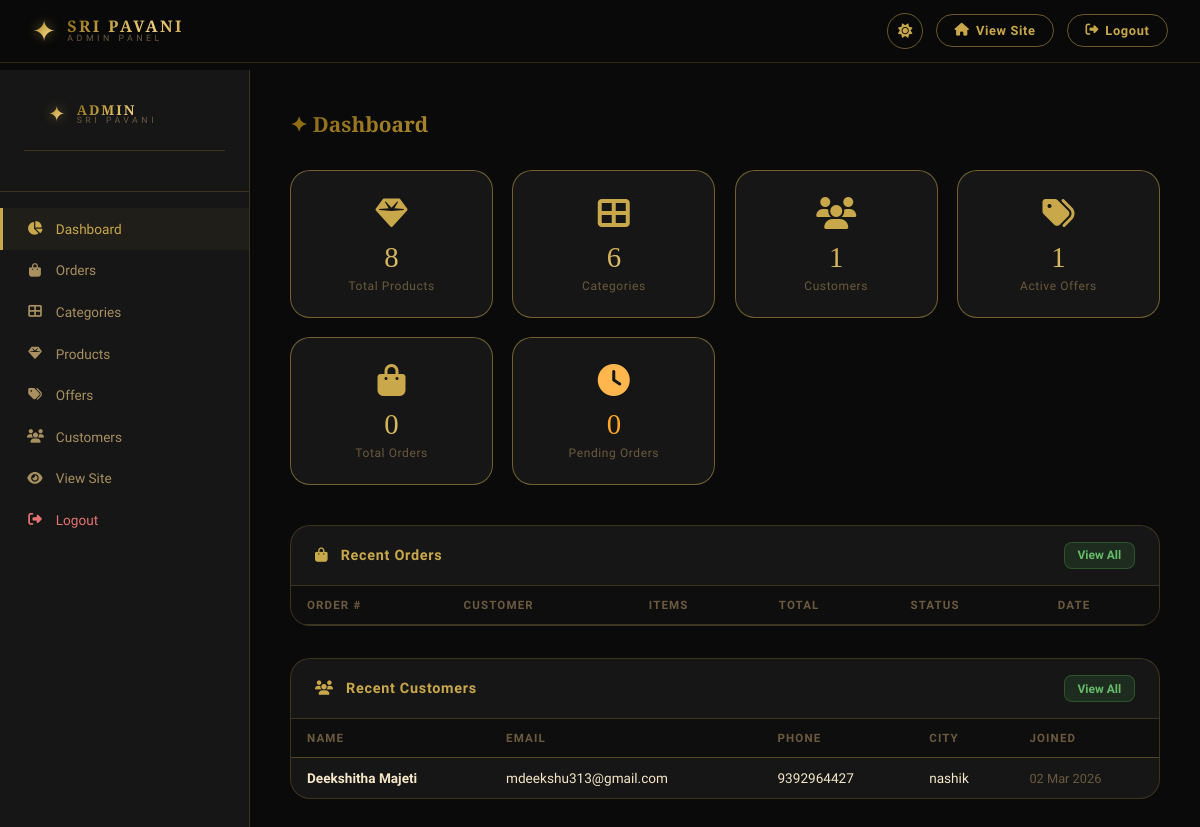
The app's page /admin (signed in), older data.
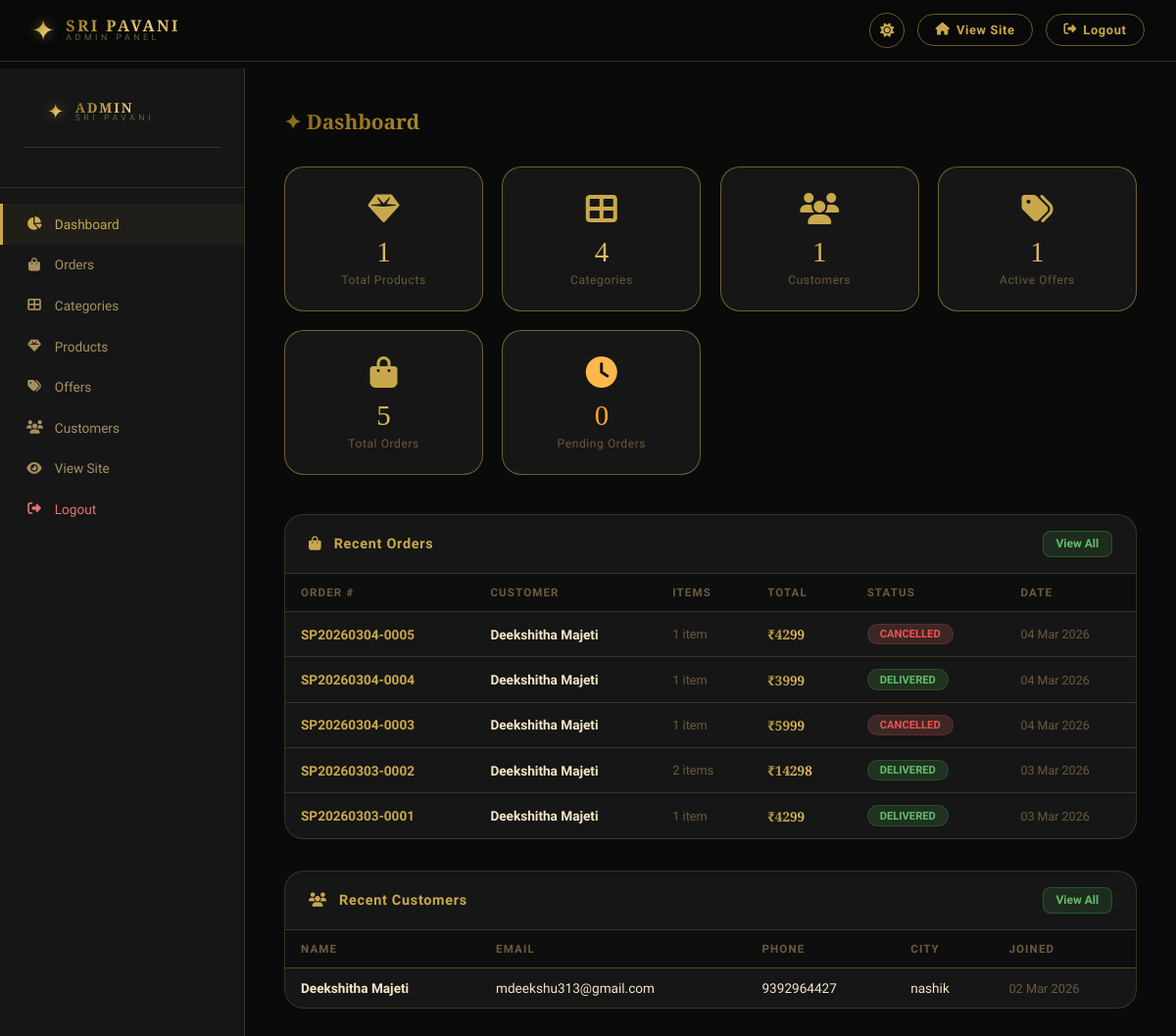
The same page, newer data.
### app.py (models this page shows, shortened)
class User(UserMixin, db.Model):
    id            = db.Column(db.Integer, primary_key=True)
    name          = db.Column(db.String(150), nullable=False)
    email         = db.Column(db.String(150), unique=True, nullable=False)
    phone         = db.Column(db.String(20))
    dob           = db.Column(db.String(20))
    gender        = db.Column(db.String(10))
    address       = db.Column(db.Text)
    city          = db.Column(db.String(100))
    state         = db.Column(db.String(100))
    pincode       = db.Column(db.String(10))
    password_hash = db.Column(db.String(256))
    is_admin      = db.Column(db.Boolean, default=False)
    created_at    = db.Column(db.DateTime, default=datetime.utcnow)
    cart_items    = db.relationship('CartItem', backref='user', lazy=True)
    orders        = db.relationship('Order', backref='user', lazy=True)

class Order(db.Model):
    id                 = db.Column(db.Integer, primary_key=True)
    user_id            = db.Column(db.Integer, db.ForeignKey('user.id'), nullable=False)
    order_number       = db.Column(db.String(20), unique=True, nullable=False)
    total              = db.Column(db.Float, nullable=False)
    payment_method     = db.Column(db.String(30), nullable=False)
    status             = db.Column(db.String(20), default='pending')
    delivery_name      = db.Column(db.String(150))
    delivery_phone     = db.Column(db.String(20))
    delivery_address   = db.Column(db.Text)
    delivery_city      = db.Column(db.String(100))
    delivery_state     = db.Column(db.String(100))
    delivery_pincode   = db.Column(db.String(10))
    estimated_delivery = db.Column(db.String(100), default='5-7 business days')
    admin_note         = db.Column(db.Text)
    created_at         = db.Column(db.DateTime, default=datetime.utcnow)
    items              = db.relationship('OrderItem', backref='order', lazy=True)

### app.py (the view)
@app.route('/admin')
@login_required
@admin_required
def admin_dashboard():
    total_products   = Product.query.count()
    total_users      = User.query.filter_by(is_admin=False).count()
    total_categories = Category.query.count()
    total_offers     = Offer.query.count()
    total_orders     = Order.query.count()
    pending_orders   = Order.query.filter_by(status='pending').count()
    recent_orders    = Order.query.order_by(Order.created_at.desc()).limit(5).all()
    recent_users     = User.query.filter_by(is_admin=False).order_by(User.created_at.desc()).limit(5).all()
    return render_template('admin/dashboard.html',
                           total_products=total_products, total_users=total_users,
                           total_categories=total_categories, total_offers=total_offers,
                           total_orders=total_orders, pending_orders=pending_orders,
                           recent_orders=recent_orders, recent_users=recent_users)

### app.py (called while the page is built)
@login_manager.user_loader
def load_user(user_id):
    return User.query.get(int(user_id))

def admin_required(f):
    from functools import wraps
    @wraps(f)
    def decorated(*args, **kwargs):
        if not current_user.is_authenticated or not current_user.is_admin:
            flash('Admin access required', 'error')
            return redirect(url_for('login'))
        return f(*args, **kwargs)
    return decorated

### templates/admin/dashboard.html (shortened to what the changed rows need)
{% extends "admin/base_admin.html" %}
{% block content %}
<h1 class="admin-page-title">✦ Dashboard</h1>
<div class="stats-grid">
  <div class="stat-card">
    <div class="stat-icon"><i class="fas fa-gem"></i></div>
    <div class="stat-number">{{ total_products }}</div>
    <div class="stat-label">Total Products</div>
  </div>
  <div class="stat-card">
    <div class="stat-icon"><i class="fas fa-th-large"></i></div>
    <div class="stat-number">{{ total_categories }}</div>
    <div class="stat-label">Categories</div>
  </div>
  <div class="stat-card">
    <div class="stat-icon"><i class="fas fa-shopping-bag"></i></div>
    <div class="stat-number">{{ total_orders }}</div>
    <div class="stat-label">Total Orders</div>
  </div>
</div>
<div class="admin-card" style="margin-bottom:2rem">
  <div class="resp-table-wrap">
    <table class="admin-table dashboard-recent-table">
      <thead>
        <tr><th>Order #</th><th>Customer</th><th>Items</th><th>Total</th><th>Status</th><th>Date</th></tr>
      </thead>
      <tbody>
        {% for order in recent_orders %}
        {% set sc = status_colors.get(order.status, ('rgba(100,100,100,.15)','#aaa')) %}
        <tr>
          <td>
            <a href="{{ url_for('admin_order_detail', order_id=order.id) }}"
               style="color:var(--gold);font-weight:700;font-size:.85rem;text-decoration:none">
              {{ order.order_number }}
            </a>
          </td>
          <td style="font-weight:600;font-size:.85rem">{{ order.user.name }}</td>
          <td style="font-size:.8rem;color:var(--text-muted)">{{ order.items|length }} item{{ 's' if order.items|length != 1 }}</td>
          <td style="font-family:'Cinzel Decorative',serif;font-size:.85rem;background:var(--gold-gradient);-webkit-background-clip:text;-webkit-text-fill-color:transparent;font-weight:700">
            ₹{{ "%.0f"|format(order.total) }}
          </td>
          <td>
            <span style="display:inline-block;padding:.2rem .75rem;border-radius:20px;font-size:.7rem;font-weight:700;
                         background:{{ sc[0] }};color:{{ sc[1] }};border:1px solid {{ sc[1] }}30">
              {{ order.status|upper }}
            </span>
          </td>
          <td style="font-size:.78rem;color:var(--text-muted)">{{ order.created_at.strftime('%d %b %Y') }}</td>
        </tr>
        {% endfor %}
      </tbody>
    </table>
  </div>
</div>
<div class="admin-card">
  <div class="resp-table-wrap">
    <table class="admin-table">
      <thead>
        <tr><th>Name</th><th>Email</th><th>Phone</th><th>City</th><th>Joined</th></tr>
      </thead>
      <tbody>
        {% for user in recent_users %}
        <tr>
          <td><strong>{{ user.name }}</strong></td>
          <td>{{ user.email }}</td>
          <td>{{ user.phone or '—' }}</td>
          <td>{{ user.city or '—' }}</td>
          <td style="color:var(--text-muted);font-size:.8rem">{{ user.created_at.strftime('%d %b %Y') }}</td>
        </tr>
        {% endfor %}
      </tbody>
    </table>
  </div>
</div>
{% endblock %}

Row changes from the older to the newer data that the page shows:
added Order: order_number "SP20260304-0005", user.name "Deekshitha Majeti", items|length "1", total "4299", status "CANCELLED", created_at "04 Mar 2026"
added Order: order_number "SP20260304-0004", user.name "Deekshitha Majeti", items|length "1", total "3999", status "DELIVERED", created_at "04 Mar 2026"
added Order: order_number "SP20260304-0003", user.name "Deekshitha Majeti", items|length "1", total "5999", status "CANCELLED", created_at "04 Mar 2026"
added Order: order_number "SP20260303-0002", user.name "Deekshitha Majeti", items|length "2", items "s", total "14298", status "DELIVERED", created_at "03 Mar 2026"
added Order: order_number "SP20260303-0001", user.name "Deekshitha Majeti", items|length "1", total "4299", status "DELIVERED", created_at "03 Mar 2026"
Text that changed along with them:
{{ total_products }}: "8" → "1"
{{ total_categories }}: "6" → "4"
{{ total_orders }}: "0" → "5"
